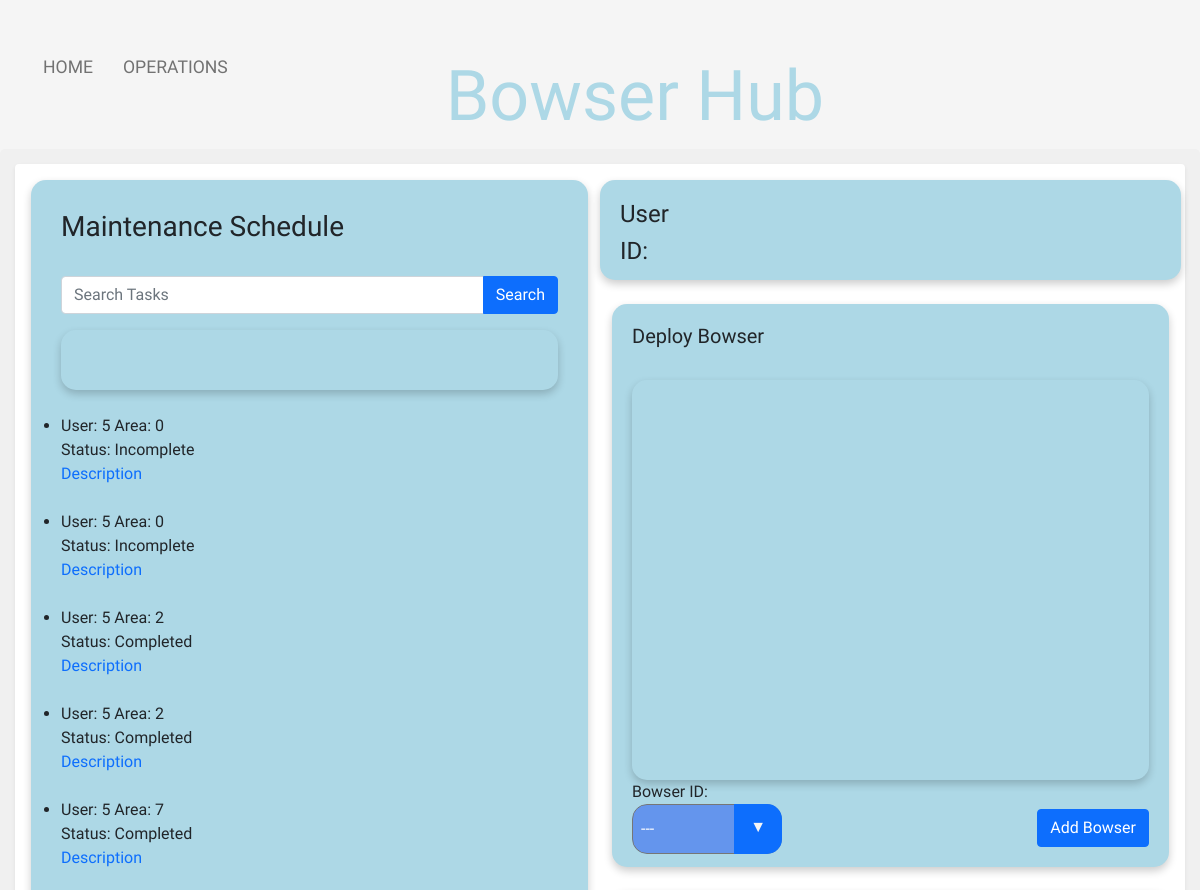
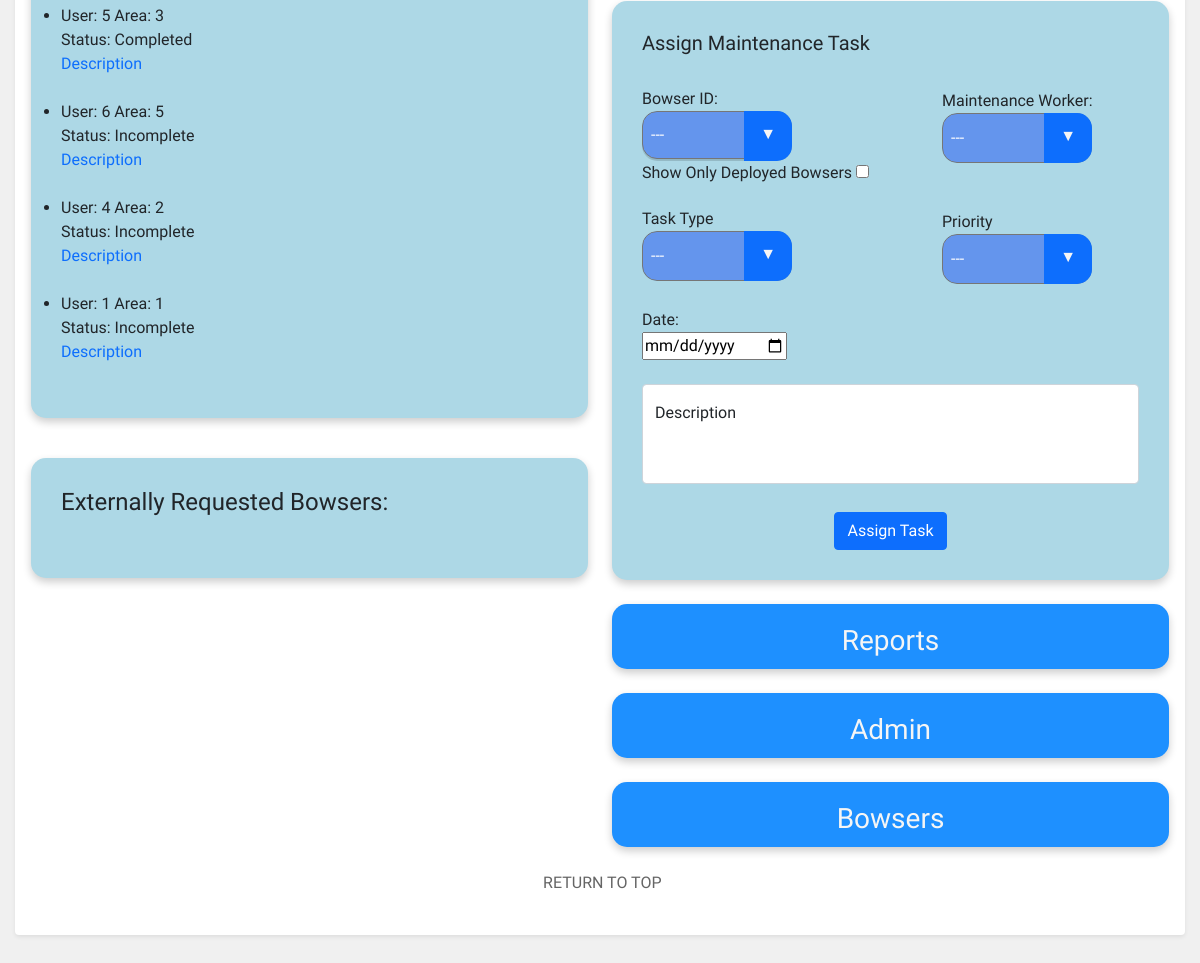
/operations/operations.php, run on the app's committed database (2 pictures, top to bottom).
### tables this page shows
CREATE TABLE `tbl_maintenance_schedule` (
  `Maintenance_ID` int(11) NOT NULL,
  `Bowser_ID` int(11) NOT NULL,
  `User_ID` int(11) NOT NULL,
  `Description` varchar(100) NOT NULL,
  `Status` varchar(100) NOT NULL,
  `Date` timestamp NOT NULL DEFAULT '0000-00-00 00:00:00',
  `Assigned_To` int(11) NOT NULL,
  `Area_ID` int(11) NOT NULL,
  `Priority` int(11) NOT NULL,
  `Task_Type` varchar(100) NOT NULL,
  `Completed_Date` timestamp NULL DEFAULT NULL
);

### operations/operations.php (the view, shortened to what this page needs)
<!doctype html>
<html lang="en">
<head>
    <link href="https://cdn.jsdelivr.net/npm/bootstrap@5.1.1/dist/css/bootstrap.min.css" rel="stylesheet">
    <link rel="stylesheet" href="../global/global.css" type="text/css">
    <link rel="stylesheet" href="operations.css" type="text/css">
    <link rel="stylesheet" href="https://cdnjs.cloudflare.com/ajax/libs/jqueryui/1.12.1/jquery-ui.css" />
</head>
<body>
<div>
    <div class="nav-wrapper">
        <div class="left-side">
            <div class="nav-link-wrapper active-nav-link">
                <a class="text-focus-in" id="homeLink" href="../home/index.php">Home</a>
            </div>
            <div class="nav-link-wrapper active-nav-link">
                <a class="text-focus-in" href="operations.php">Operations</a>
            </div>
        </div>
        <div class="middle">
            <h2 class="text-focus-in" id="navTitle">Bowser Hub</h2>
        </div>
        <div class="right-side">
        </div>
    </div>
    <div class="upperPage">
        <div class="shadow-sm p-3 mb-5 bg-body rounded">
            <div class="row">
                <div class="col">
                    <ul class="operations-list">
                        <h3 class="text-focus-in"> Maintenance Schedule</h3>
                        <br />
                        <form action="" method="POST">
                            <div class="input-group mb-3">
                                <input type="text" name="term" id="term" class="form-control" placeholder="Search Tasks">
                                <button type="submit" name="submit" class="btn btn-primary">Search</button>
                            </div>
                        </form>
                        <div id="searchedTask">
                        </div>
                        <br />
                        <?php
                        $connection = OpenConnection();
                        $sql="SELECT * FROM tbl_maintenance_schedule ORDER BY Date DESC LIMIT 10 ";
                        $result = mysqli_query($connection, $sql);
                        while($row = mysqli_fetch_assoc($result)) {
                            echo "<li id='listItem'" .$row['Date'] ."<br />";
                            echo "User: ".$row['Assigned_To']."&nbsp"."Area: ".$row['Area_ID']."<br />";
                            echo "Status: ". $row['Status'];
                            echo "<br /><a href='#' data-toggle='popover' title='".$row['Description']."' data-content='test'>Description</a> ";
                            echo "<br /><br /></li>";
                        }
                        ?>
                    </ul>
                    <br />
                    <div id="requestAlerts">
                    <h4>Externally Requested Bowsers:</h4>
                    <br />
                    </div>
                    <br />
                </div>
                <div class="col">
                    <div class="row">
                        <div id="text_area">
                            <?php
                            $connection = OpenConnection();
                            $email = $_SESSION['email'];
                            $sql1="SELECT * FROM `tbl_user_account` WHERE email='$email'";
                            $username = current(explode('@', $email));
                            $result = mysqli_query($connection, $sql1);
                            $rows = mysqli_fetch_array($result);
                            $userID = $rows["User_ID"];
                            echo "<h4>User&nbsp;".$username."</h4>";
                            echo "<h4>ID:&nbsp;".$userID."</h4>";
                            ?>
                        </div>
                    </div>
                    <br />
                    <div id="viewMap">
                    <form id="formInsertEvent" method="post" enctype="multipart/form-data" >
                        <h5>Deploy Bowser</h5><br />
                        <div class="mapDiv" id="map" name="maps" onClick="markerLocation()"> </div>
                        <label>Bowser ID:</label>
                        <br />
                        <div id="bowserInsertion">
                        <div class="select">
                                <select name="bowserForInsert" id="select">
                                    <?php
                                    echo "<option value='-1' disabled selected>---</option>";
                                    ?>
                                </select>
                        </div>
                        </div>
                        <div id="insertButton">
                            <button type="submit" name="submitBowser" class="btn btn-primary ">Add Bowser</button>
                        </div>
                    </form>
                    </div>
                        <br />
                        <div id="taskAllocation">
                        <form method="post" action="allocateTaskDAO.php" id="formAllocateTask">
                            <h5>Assign Maintenance Task</h5>
                        <br />
                            <div id="bowserID">
                                <label>Bowser ID:</label>
                                <br />
                                <div class="select">
                                  <p>
                                    <select name="bowserID" id="select">
                                      <?php
                                        echo "<option value='-1' disabled selected>---</option>";
                                        ?>
                                    </select>
                                </div>
									<label for="filter">Show Only Deployed Bowsers</label>
                                    <input type="checkbox" name="filter" form="Filter" value="filter" onchange="this.form.submit()" <?php if(!empty($_SESSION["filter"])){echo "checked";} ?>></input>
                            </div>
                            <br />
                            <div id="maintenanceID">
                                <label>Maintenance Worker:</label>
                                <br />
                                <div class="select">
                                    <select name="workerID" id="select">
                                        <?php
                                        echo "<option value='-1' disabled selected>---</option>";
                                        ?>
                                    </select>
                                </div>
                            </div>
                            <br />
                            <div id="taskID">
                                <label>Task Type</label>
                                <div id="taskType" class="select">
                                    <select name="task" id="select">
                                        <option value='-1' disabled selected>---</option>
                                    </select>
                                </div>
                            </div>
                            <br />
                            <div id="priorityID">
                                <label>Priority</label>
                                <div id="priorityMenu" class="select">
                                    <select name="priority" id="select">
                                        <option value='-1' disabled selected>---</option>
                                    </select>
                                </div>
                            </div>
                            <br />
                            <div id="dateID">
                                <label>Date:</label>
                                <br />
                                <input type="date" id="dateID" name="date">
                            </div>
                            <br />
                            <div class="form-floating" id="formID">
                                <textarea class="form-control" name="description" placeholder="description"style="height: 100px"></textarea>
                                <label for="floatingTextarea2">Description</label>
                            </div>
                            <br /><br />
                            <div id="allocateSubmitID">
                                <button type="submit" name="allocateTaskSubmit" class="btn btn-primary">Assign Task</button>
                            </div>
                        </form>
                    </div>
                    <br />
                    <div class="vibrate-2">
                        <div class="d-grid gap-2" id="modalButton" >
                            <a class="text-focus-in" href="javascript:popUpWindow('reports.php','heatmap','900','500')" class="remove_outline" ><h3 id="buttonTxt">Reports</h3></a>
                        </div>
                    </div>
                    <br />
                    <div class="vibrate-2">
                        <div class="d-grid gap-2" id="modalButton" >
                            <a class="text-focus-in" href="javascript:popUpWindow('admin.php','admin','900','500')" class="remove_outline" ><h3 id="buttonTxt">Admin</h3></a>
                        </div>
                    </div>
                    <br />
                    <div class="vibrate-2">
                        <div class="d-grid gap-2" id="modalButton" >
                            <a class="text-focus-in" class="remove_outline" href="javascript:popUpWindow('../bowsers/bowsers.php','bowsers','900','500')"><h3 id="buttonTxt">Bowsers</h3></a>
                        </div>
                    </div>
                    <br />
                </div>
</div>
    <br /><br />
<p><a id="top_link" href="#back_to_top" >RETURN TO TOP</a></p>
<br />  <br />
</body>
</html>

### global/global.css (style rules this page uses)
.left-side { margin-left: 5px; }
body { font-family: "Comfortaa", cursive; margin: 0px; background-color: whitesmoke; }
.nav-wrapper { display: flex; justify-content: space-between; padding: 38px; font-size: larger; }
#navTitle { font-family: 'Rubik Moonrocks', cursive; font-size: 90px; color: lightblue; margin-left: 30pc; }
.left-side { display: flex; margin-left: -4%; }
.nav-wrapper > .left-side > div { margin-right: 30px; text-transform: uppercase; font-size: 1.1rem; }
.nav-link-wrapper { height: 22px; border-bottom: 1px solid transparent; transition: border-bottom 0.5s; }
.active-nav-link a { color: #727272; }
.nav-link-wrapper a { color: #727272; text-decoration: none; transition: color 0.5s; }
.text-focus-in { -webkit-animation: text-focus-in 0.7s cubic-bezier(0.55, 0.085, 0.68, 0.53) both; animation: text-focus-in 0.7s cubic-bezier(0.55, 0.085, 0.68, 0.53) both; animation-delay: 0.7s; }
.middle { margin-left: -30%; }
.upperPage { background-color: rgb(240, 240, 240); border-radius: 5px; padding: 15px; margin-top: -35px; }
#top_link { color: #656565; margin-left: 45%; }
a:link { text-decoration: none; }
#map { height: 400px; }
.mapDiv { padding: 5px; border: 0; border-radius: 15px; box-shadow: 0 4px 8px 0 rgba(0, 0, 0, 0.2); }
textarea { resize: none; }
select { -webkit-appearance: none; -moz-appearance: none; -ms-appearance: none; appearance: none; outline: 0; background: #0d6efd; background-image: none; border-radius: 15px; box-shadow: 0 4px 8px 0 rgba(0, 0, 0, 0.2); font-family: "Comfortaa", cursive; }
.select { position: relative; display: block; height: 2.9em; line-height: 2.9; background: transparent; overflow: hidden; border-radius: 15px; width: 280px; height: 50px; }
select { width: 100%; height: 100%; margin: 0; padding: 0 0 0 0.5em; color: #fff; cursor: pointer; }
.select::after { content: "\25BC"; position: absolute; top: 0; right: 0; bottom: 0; padding: 0 1em; background: #0d6efd; pointer-events: none; }
.select::after { -webkit-transition: 0.25s all ease; -o-transition: 0.25s all ease; transition: 0.25s all ease; }
@media only screen and (max-width: 1200px) { .middle { margin-left: -50px; } }
@media only screen and (max-width: 1200px) { #navTitle { margin-left: -50px; font-size: 70px; } }

### operations/operations.css (style rules this page uses)
.left-side { margin-left: 5px; }
.operations-list { padding: 30px; background-color: lightblue; border: 0; border-radius: 15px; box-shadow: 0 4px 8px 0 rgba(0, 0, 0, 0.2); }
#searchedTask { padding: 30px; border: 0 cornflowerblue; border-radius: 15px; box-shadow: 0 4px 8px 0 rgba(0, 0, 0, 0.2); }
#text_area { height: 100px; padding: 20px; background-color: lightblue; border: 0; border-radius: 15px; box-shadow: 0 4px 8px 0 rgba(0, 0, 0, 0.2); }
#requestAlerts { padding: 30px; background-color: lightblue; border: 0; border-radius: 15px; box-shadow: 0 4px 8px 0 rgba(0, 0, 0, 0.2); }
#viewMap { padding: 20px; font-stretch: expanded; background-color: lightblue; border: 0; border-radius: 15px; box-shadow: 0 4px 8px 0 rgba(0, 0, 0, 0.2); }
#buttonTxt { color: whitesmoke; text-align: center; }
#modalButton { height: 65px; padding: 20px; font-stretch: expanded; background-color: dodgerblue; border: 0; border-radius: 15px; box-shadow: 0 4px 8px 0 rgba(0, 0, 0, 0.2); }
#taskAllocation { padding: 30px; font-stretch: expanded; background-color: lightblue; border: 0; border-radius: 15px; box-shadow: 0 4px 8px 0 rgba(0, 0, 0, 0.2); }
#insertButton { text-align: right; margin-top: -45px; }
.select { width: 150px; color: whitesmoke; }
select { background: cornflowerblue; }
#maintenanceID { margin-left: 300px; margin-top: -120px; }
#taskID { margin-top: 20px; }
#priorityID { margin-left: 300px; margin-top: -95px; }
#allocateSubmitID { margin-top: -20px; text-align: center; }
.vibrate-2 { -webkit-animation: vibrate-2 2s linear infinite both; animation: vibrate-2 2s linear infinite both; }

### data on the page
tbl_maintenance_schedule: Assigned_To "5", Area_ID "0", Status "Incomplete"
tbl_maintenance_schedule: Assigned_To "5", Area_ID "0", Status "Incomplete"
tbl_maintenance_schedule: Assigned_To "5", Area_ID "2", Status "Completed"
tbl_maintenance_schedule: Assigned_To "5", Area_ID "2", Status "Completed"
tbl_maintenance_schedule: Assigned_To "5", Area_ID "7", Status "Completed"
tbl_maintenance_schedule: Assigned_To "5", Area_ID "3", Status "Completed"
tbl_maintenance_schedule: Assigned_To "6", Area_ID "5", Status "Incomplete"
tbl_maintenance_schedule: Assigned_To "4", Area_ID "2", Status "Incomplete"
tbl_maintenance_schedule: Assigned_To "1", Area_ID "1", Status "Incomplete"
